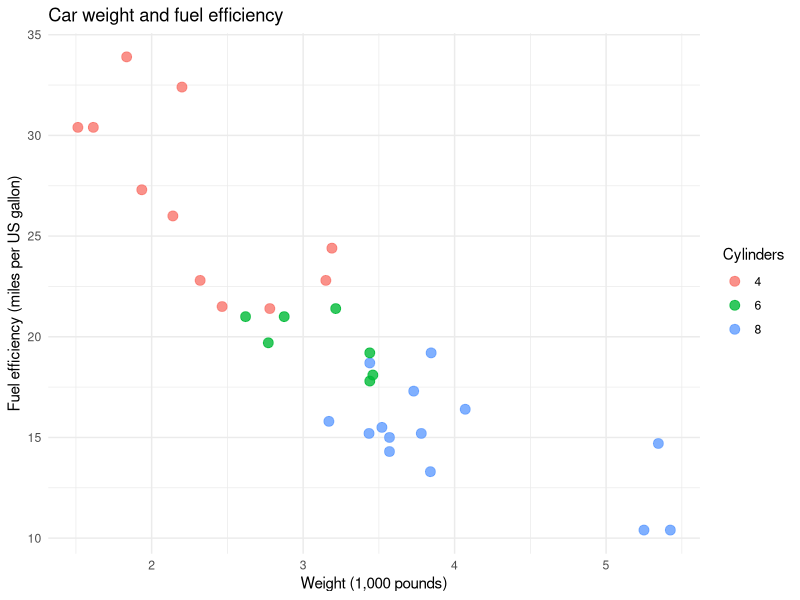

Source code (R):
## ---- chunk 1
#| label: r-setup
#| message: false
#| warning: false

library(dplyr)
library(ggplot2)
## ---- chunk 2
#| label: explore-cars

cars <- mtcars |>
  select(mpg, wt, cyl)

head(cars)
nrow(cars)
colSums(is.na(cars))
## ---- chunk 3
#| label: summarize-cars

cylinder_summary <- cars |>
  group_by(cyl) |>
  summarise(
    number_of_cars = n(),
    average_mpg = mean(mpg),
    .groups = "drop"
  )

knitr::kable(
  cylinder_summary,
  digits = 1,
  col.names = c("Cylinders", "Number of cars", "Average MPG")
)
## ---- chunk 4
#| label: fig-car-weight-mpg
#| fig-cap: "Car weight and fuel efficiency for 32 cars, coloured by cylinder count."
#| fig-width: 7
#| fig-height: 4.5

ggplot(cars, aes(x = wt, y = mpg, colour = factor(cyl))) +
  geom_point(size = 3, alpha = 0.8) +
  labs(
    title = "Car weight and fuel efficiency",
    x = "Weight (1,000 pounds)",
    y = "Fuel efficiency (miles per US gallon)",
    colour = "Cylinders"
  ) +
  theme_minimal()
## ---- chunk 5
#| label: weight-mpg-correlation

weight_mpg_correlation <- cor(cars$wt, cars$mpg)

round(weight_mpg_correlation, 3)
